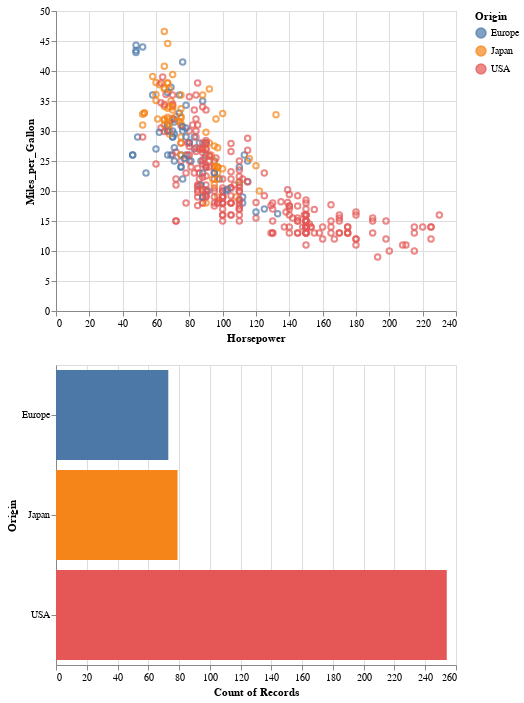

Here is the notebook cell this chart was saved with:
### Code cell
import altair as alt
from vega_datasets import data

source = data.cars()

brush = alt.selection(type='interval')

points = alt.Chart().mark_point().encode(
    x='Horsepower:Q',
    y='Miles_per_Gallon:Q',
    color=alt.condition(brush, 'Origin:N', alt.value('lightgray'))
).add_selection(
    brush
)

bars = alt.Chart().mark_bar().encode(
    y='Origin:N',
    color='Origin:N',
    x='count(Origin):Q'
).transform_filter(
    brush
)

alt.vconcat(points, bars, data=source)

### Figure 1 — Vega-Lite specification as saved in the notebook (floating-point values rounded to 4 significant figures; data arrays with more than 128 entries replaced by an {"elided": "..."} marker saying what was removed)
{"$schema": "https://vega.github.io/schema/vega-lite/v2.6.0.json", "config": {"view": {"height": 300, "width": 400}}, "data": {"name": "data-f02450ab61490a1363517a0190416235"}, "datasets": {"data-f02450ab61490a1363517a0190416235": {"elided": "406 records"}}, "vconcat": [{"encoding": {"color": {"condition": {"field": "Origin", "selection": "selector001", "type": "nominal"}, "value": "lightgray"}, "x": {"field": "Horsepower", "type": "quantitative"}, "y": {"field": "Miles_per_Gallon", "type": "quantitative"}}, "mark": "point", "selection": {"selector001": {"type": "interval"}}}, {"encoding": {"color": {"field": "Origin", "type": "nominal"}, "x": {"aggregate": "count", "field": "Origin", "type": "quantitative"}, "y": {"field": "Origin", "type": "nominal"}}, "mark": "bar", "transform": [{"filter": {"selection": "selector001"}}]}]}
